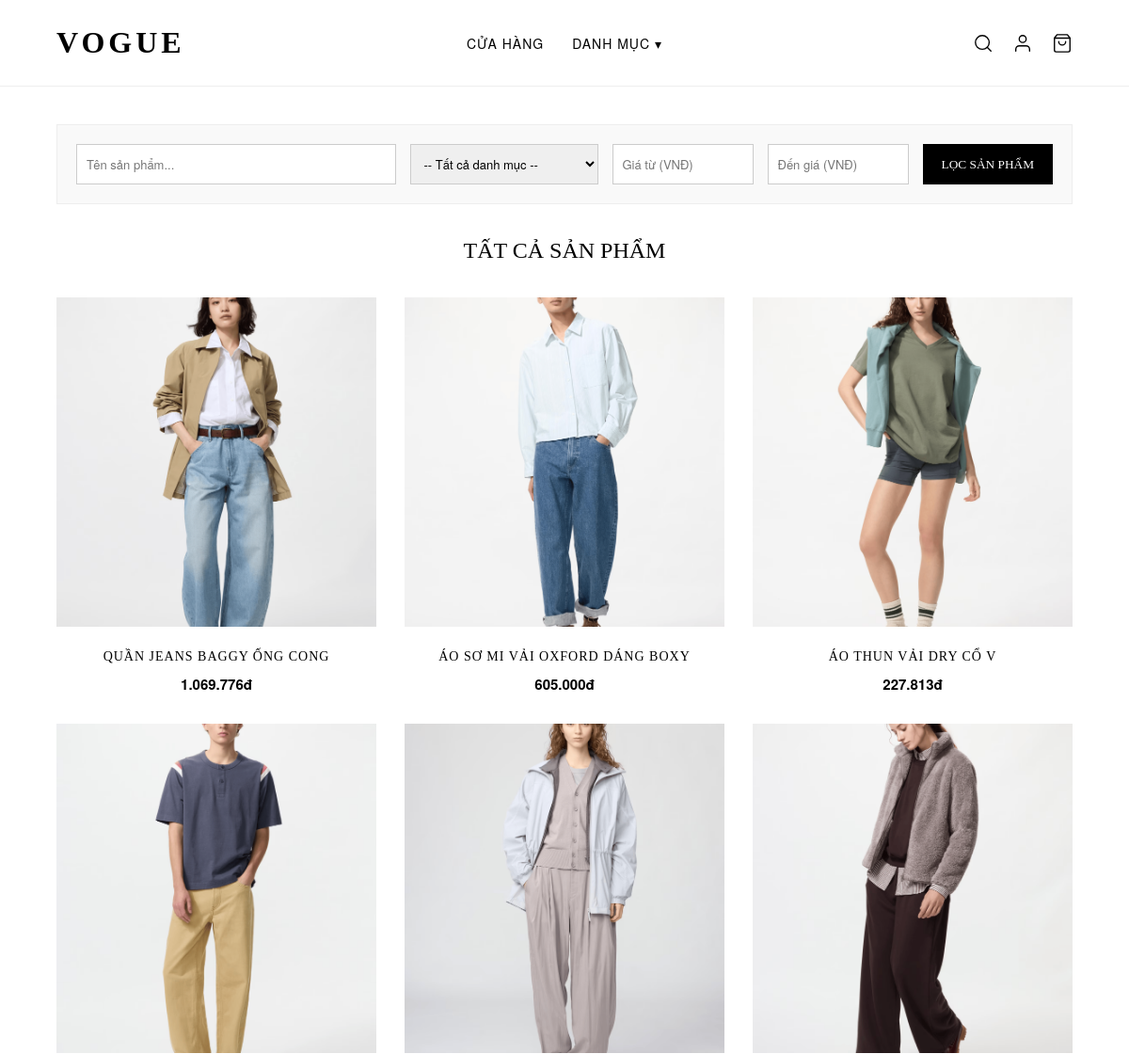
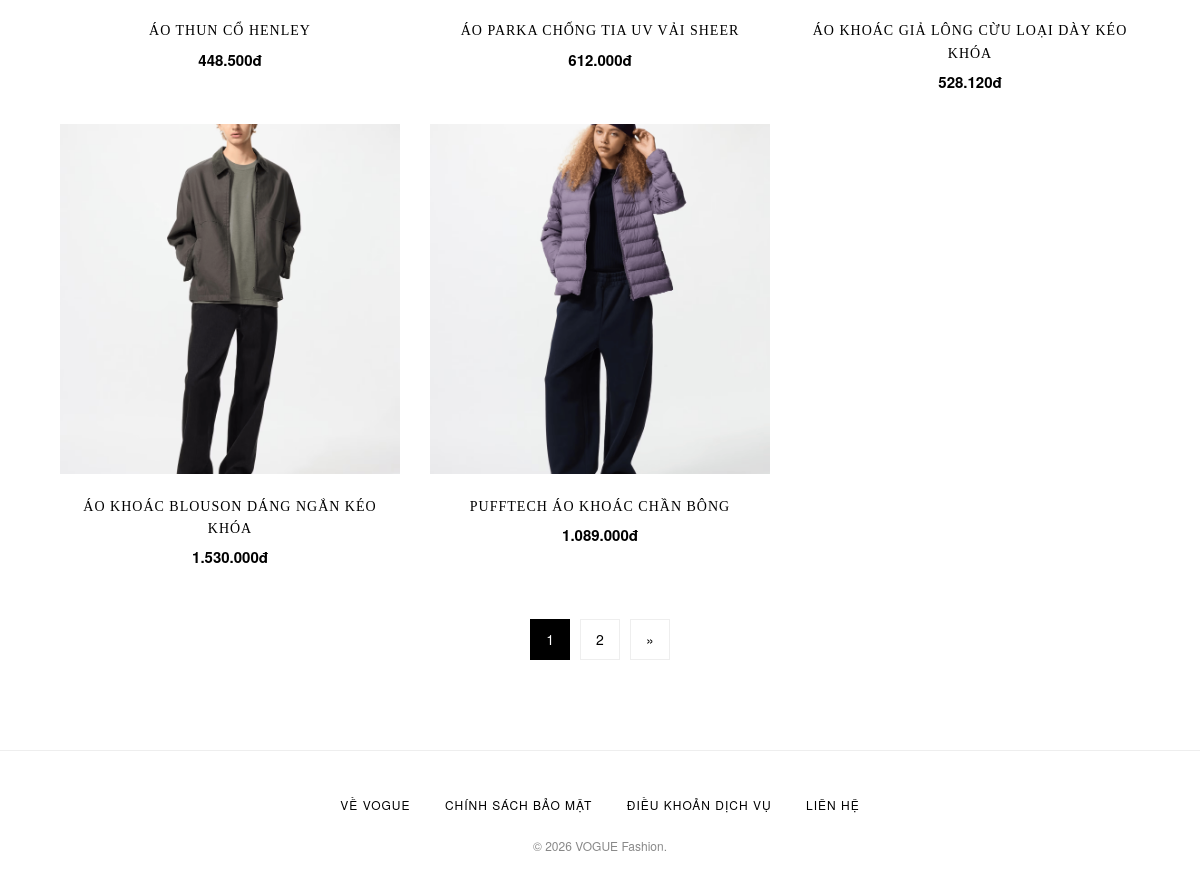
The page /shop.php on the database its author committed (2 pictures, top to bottom).
### tables this page shows
CREATE TABLE `products` (
  `id` int(11) NOT NULL,
  `code` varchar(50) NOT NULL,
  `name` varchar(255) NOT NULL,
  `category_id` int(11) NOT NULL,
  `supplier_id` int(11) NOT NULL,
  `description` text DEFAULT NULL,
  `unit` varchar(50) NOT NULL,
  `initial_quantity` int(11) DEFAULT 0,
  `cost_price` decimal(15,2) NOT NULL DEFAULT 0.00,
  `image` varchar(255) DEFAULT NULL,
  `selling_price` decimal(15,2) NOT NULL DEFAULT 0.00,
  `profit_margin` decimal(5,2) NOT NULL,
  `status` enum('visible','hidden','deleted') DEFAULT 'visible',
  `created_at` datetime DEFAULT current_timestamp()
);

### shop.php (the view, shortened to what this page needs)
<?php
require_once 'includes/header.php';
$search = isset($_GET['search']) ? trim($_GET['search']) : '';
$min_price = isset($_GET['min_price']) && $_GET['min_price'] !== '' ? (float)$_GET['min_price'] : 0;
$max_price = isset($_GET['max_price']) && $_GET['max_price'] !== '' ? (float)$_GET['max_price'] : 0;
$limit = 8;
$page = isset($_GET['page']) && (int)$_GET['page'] > 0 ? (int)$_GET['page'] : 1;
$offset = ($page - 1) * $limit;
$sql = "SELECT *, selling_price as final_price FROM products WHERE status = 'visible'";
$count_sql = "SELECT COUNT(*) as total FROM ($sql) as temp_table";
$total_res = $conn->query($count_sql);
$total_rows = $total_res->fetch_assoc()['total'];
$total_pages = ceil($total_rows / $limit);
$sql .= " ORDER BY id DESC LIMIT $limit OFFSET $offset";
$products = $conn->query($sql);
?>
<main style="padding: 40px 0;">
    <div class="container">
        <div class="filter-bar">
            <form action="shop.php" method="GET" style="display: flex; gap: 15px; flex-wrap: wrap; width: 100%;">
                <input type="text" name="search" placeholder="Tên sản phẩm..." value="<?php echo htmlspecialchars($search); ?>" style="flex: 1; min-width: 200px;">
                <select name="category" style="width: 200px;">
                    <option value="0">-- Tất cả danh mục --</option>
                </select>
                <input type="number" name="min_price" placeholder="Giá từ (VNĐ)" value="<?php echo $min_price > 0 ? $min_price : ''; ?>" min="0" style="width: 150px;">
                <input type="number" name="max_price" placeholder="Đến giá (VNĐ)" value="<?php echo $max_price > 0 ? $max_price : ''; ?>" min="0" style="width: 150px;">
                <button type="submit">Lọc Sản Phẩm</button>
            </form>
        </div>
        <h2 style="margin-bottom: 30px; text-align: center;">TẤT CẢ SẢN PHẨM</h2>
        <?php if($products->num_rows > 0): ?>
            <div class="product-grid">
                <?php while($p = $products->fetch_assoc()): ?>
                    <a href="product_detail.php?id=<?php echo $p['id']; ?>" class="product-card">
                        <?php if($p['image']): ?>
                            <img src="<?php echo $p['image']; ?>" alt="<?php echo htmlspecialchars($p['name']); ?>" class="product-image">
                        <?php else: ?>
                            <div class="product-image" style="display: flex; align-items: center; justify-content: center; color: #999;">Không có hình</div>
                        <?php endif; ?>
                        <h3 class="product-title"><?php echo htmlspecialchars($p['name']); ?></h3>
                        <p class="product-price"><?php echo number_format($p['final_price'], 0, ',', '.'); ?>đ</p>
                    </a>
                <?php endwhile; ?>
            </div>
            <?php if($total_pages > 1): ?>
                <div class="pagination">
                    <?php
                    $query_string = "";
                    for($i = 1; $i <= $total_pages; $i++) {
                        if($i == $page) {
                            echo '<span class="active">'.$i.'</span>';
                        } else {
                            echo '<a href="shop.php?page='.$i.$query_string.'">'.$i.'</a>';
                        }
                    }
                    if($page < $total_pages) {
                        echo '<a href="shop.php?page='.($page + 1).$query_string.'">&raquo;</a>';
                    }
                    ?>
                </div>
            <?php endif; ?>
        <?php else: ?>
            <p style="text-align: center; color: #666; padding: 50px 0;">Không tìm thấy sản phẩm nào phù hợp với yêu cầu của bạn.</p>
        <?php endif; ?>
    </div>
</main>
<?php require_once 'includes/footer.php'; ?>

### assets/css/style.css (style rules this page uses)
* { margin: 0; padding: 0; box-sizing: border-box; font-family: 'Helvetica Neue', Helvetica, Arial, sans-serif; }
h1, h2, h3, h4, h5, h6 { font-family: 'Times New Roman', Times, serif; font-weight: normal; color: #000000; }
body { background-color: #ffffff; color: #000000; line-height: 1.6; display: flex; flex-direction: column; min-height: 100vh; }
a { text-decoration: none; color: #000000; transition: color 0.3s ease, opacity 0.3s ease; }
.container { width: 90%; max-width: 1200px; margin: 0 auto; }
main { flex: 1; padding: 40px 0; }
.filter-bar { background: #f9f9f9; padding: 20px; margin-bottom: 30px; display: flex; gap: 15px; flex-wrap: wrap; align-items: center; border: 1px solid #eee; }
.filter-bar input, .filter-bar select { padding: 10px; border: 1px solid #ccc; outline: none; font-size: 13px; }
.filter-bar button { background: #000; color: #fff; border: none; padding: 10px 20px; cursor: pointer; text-transform: uppercase; font-family: 'Times New Roman', Times, serif; transition: 0.3s; }
.product-grid { display: grid; grid-template-columns: repeat(auto-fill, minmax(250px, 1fr)); gap: 30px; }
.product-card { text-align: center; transition: transform 0.3s ease; display: block; }
.product-image { width: 100%; height: 350px; object-fit: cover; background: #f5f5f5; margin-bottom: 15px; }
.product-title { font-size: 14px; text-transform: uppercase; margin-bottom: 5px; letter-spacing: 1px; color: #000; }
.product-price { font-weight: bold; color: #000; font-size: 15px; }
.pagination { display: flex; justify-content: center; gap: 10px; margin-top: 50px; margin-bottom: 50px; }
.pagination a, .pagination span { padding: 8px 15px; border: 1px solid #eee; text-decoration: none; color: #000; font-size: 14px; transition: 0.3s; }
.pagination a:hover, .pagination span.active { background: #000; color: #fff; border-color: #000; }

### rows shown on the page
products: image (picture), name "QUẦN JEANS BAGGY ỐNG CONG", selling_price "1.069.776"
products: image (picture), name "ÁO SƠ MI VẢI OXFORD DÁNG BOXY", selling_price "605.000"
products: image (picture), name "ÁO THUN VẢI DRY CỔ V", selling_price "227.813"
products: image (picture), name "ÁO THUN CỔ HENLEY", selling_price "448.500"
products: image (picture), name "ÁO PARKA CHỐNG TIA UV VẢI SHEER", selling_price "612.000"
products: image (picture), name "ÁO KHOÁC GIẢ LÔNG CỪU LOẠI DÀY KÉO KHÓA", selling_price "528.120"
products: image (picture), name "ÁO KHOÁC BLOUSON DÁNG NGẮN KÉO KHÓA", selling_price "1.530.000"
products: image (picture), name "PUFFTECH ÁO KHOÁC CHẦN BÔNG", selling_price "1.089.000"
